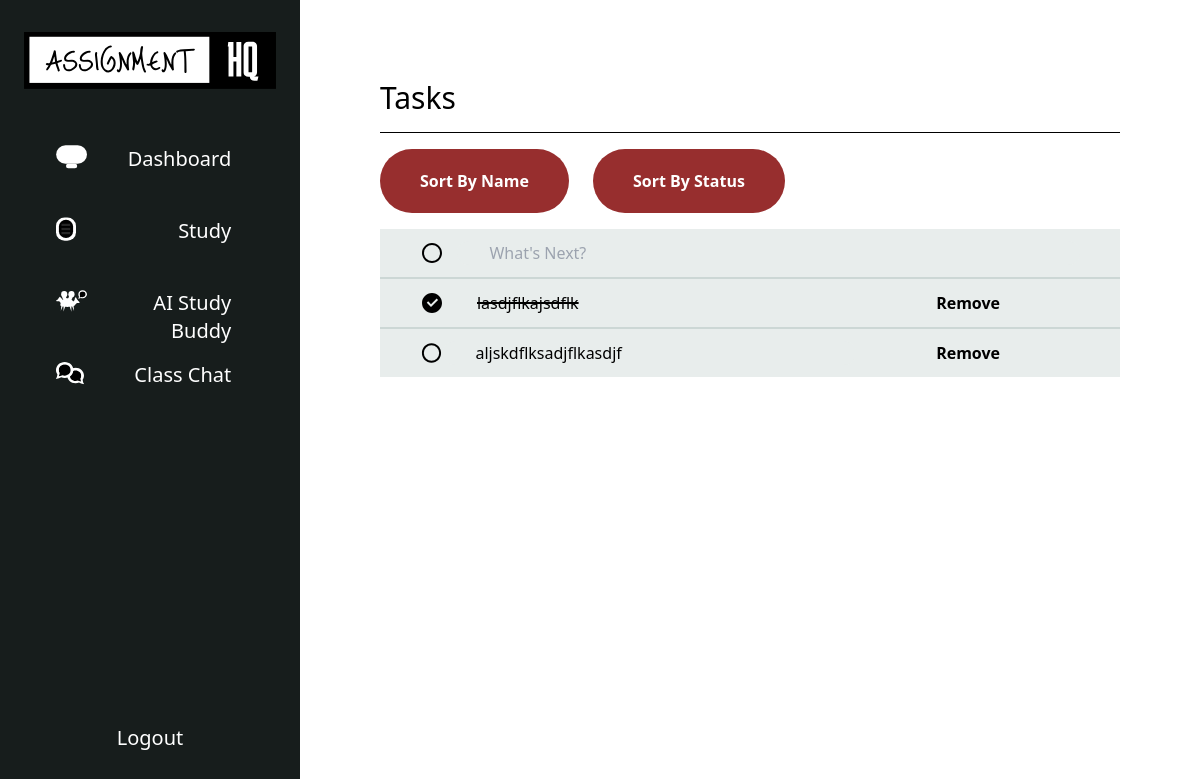
Page /dashboard (signed in) on the earlier database version.
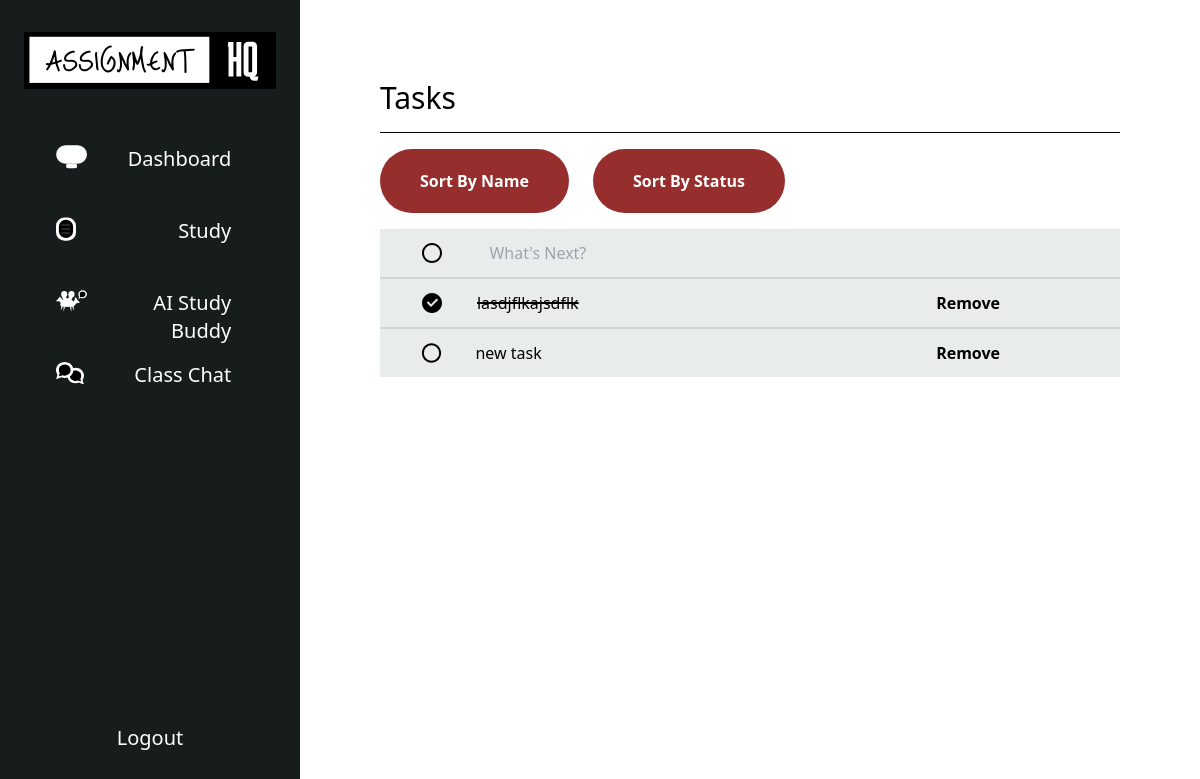
Same page on the later database version.
### apps/database.py (models this page shows)
class Task(db.Model):
    id = db.Column(db.Integer, primary_key=True)
    title = db.Column(db.String(200), nullable=False)
    description = db.Column(db.String(500), nullable=True)
    status = db.Column(db.Boolean, default=False)
    priority = db.Column(db.Integer, default=math.inf)
    user_id = db.Column(db.Integer, db.ForeignKey('user.id'), nullable=False)
    deck_id = db.Column(db.Integer, db.ForeignKey('study_deck.id'), nullable=True)

### apps/dashboard.py (the view)
@dashboard_bp.route('/dashboard')
def dashboard():
    user_tasks = db.session.execute(db.select(Task).filter_by(user_id=current_user.id).order_by(Task.priority)).scalars()
    return render_template('dashboard.html', tasks=user_tasks)

### apps/__init__.py (called while the page is built)
@login_manager.user_loader
def load_user(user_id):
    return db.session.get(User, user_id)

### apps/templates/dashboard.html (shortened to what this page needs)
<!DOCTYPE html>
<html lang="en">
<head>
    <link rel= "stylesheet" type= "text/css" href= "{{ url_for('static',filename='styles/output.css') }}">
</head>
<body class="grid grid-cols-[25%_75%] h-screen">
    <div id="sidebar" class="bg-eerie-black-900 flex flex-col h-screen content-between text-white">
        <a href="/"><img src="{{ url_for('static', filename='imgs/logo.svg')}}" alt="Assignment HQ Logo" class=" border-white  border-3 px-6 my-8 self-center"></a>
        <div class="flex flex-col text-right text-xl h-full space-between">
            <div class="flex flex-col text-right px-8 text-xl h-full">
                <a href="/dashboard" class="grid grid-cols-[15%_65%] gap-8 cursor-pointer hover:bg-eerie-black-700 py-6 px-4 rounded-full">
                    <img src="{{ url_for('static',filename='imgs/dashboardLogo.svg') }}" alt="" class="h-6 ml-2 invert">
                    <div class="h-4 px-3">Dashboard</div>
                </a>
                <a href='/study' class="grid grid-cols-[15%_65%] gap-8 cursor-pointer hover:bg-eerie-black-700 py-6 px-4 rounded-full">
                    <img src="{{ url_for('static',filename='imgs/studyLogo.svg') }}" alt="" class="h-6 ml-2 invert">
                    <div class="h-4 px-3">Study</div>
                </a>
                <a href="/clause" class="grid grid-cols-[15%_65%] gap-8 cursor-pointer hover:bg-eerie-black-700 py-6 px-4 rounded-full">
                    <img src="{{ url_for('static',filename='imgs/aiCrab.svg') }}" alt="" class="h-6 ml-2 invert">
                    <div class="h-4 px-3">AI Study Buddy</div>
                </a>
                <a href="/chat" class="grid grid-cols-[15%_65%] gap-8 cursor-pointer hover:bg-eerie-black-700 py-6 px-4 rounded-full">
                    <img src="{{ url_for('static',filename='imgs/classChat.svg') }}" alt="" class="h-6 ml-2 invert">
                    <div class="h-4 px-3">Class Chat</div>
                </a>
            </div>
            <a href="/logout" class="hover:bg-eerie-black-700 text-center mt-full p-4 rounded-full mb-8 mx-8">Logout</a>
        </div>
    </div>
    <div id="dashboard" class="flex flex-col bg-white min-h-screen px-20 py-20">
        <h1 class="text-3xl mb-4">Tasks</h1>
        <hr class="border-black mb-4">
        <form id='sort-form' action="/sort_tasks" method="post" class="flex gap-6 mb-4">
            <button id='sort-name' class="block bg-persian-red-600 px-10 py-5 rounded-full text-white font-bold">Sort By Name</button>
            <button id='sort-status' class="block bg-persian-red-600 px-10 py-5 rounded-full text-white font-bold">Sort By Status</button>
        </form>
        <div id="taskcontainer" class="flex flex-col divide-y-2 divide-eerie-black-200">
            <form action="/add_task" method="post" class="flex bg-eerie-black-100 px-10 py-3 focus-within:bg-white focus-within:border focus-within:shadow-lg">
                <button class="block w-10"><img class="h-6" src="{{ url_for('static',filename='imgs/checkbox-unchecked.svg') }}" alt=""></button>
                <input type="text" name="title" id="" autofocus placeholder="What's Next?" class="bg-inherit w-full rounded-full px-8 block focus:outline-none">
            </form>
            {% for task in tasks %}
            <form action="/edit_task" method="post" class="flex bg-eerie-black-100 px-10 py-3 focus-within:bg-white focus-within:border focus-within:shadow-lg">
                <button class="block w-10" formaction="/complete_task"><img class="h-6" src="{{ url_for('static',filename='imgs/checkbox-unchecked.svg') if not task.status else url_for('static',filename='imgs/checkbox-checked.svg') }}" alt=""></button>
                {%if task.status%}
                <span class="w-full line-through text-black decoration-2">
                {%endif%}
                <input type="text" name="title" id="" value="{{task.title}}" class="text-black bg-inherit w-full rounded-full px-8 block focus:outline-none">
                {%if task.status%}
                </span>
                {%endif%}
                <div class="flex gap-20 font-bold w-min px-20">
                    <button class="block cursor-pointer" formaction="/remove_task">Remove</button>
                </div>
            </form>
            {% endfor %}
        </div>
    </div>
</body>
</html>

Differences in the rows shown:
removed Task: title "aljskdflksadjflkasdjf"
added Task: title "new task"
